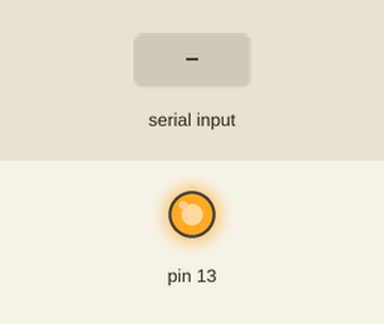
This sketch was run on a simulated Arduino Mega 2560, built with avr-gcc and run on an emulated ATmega2560. Parts: output pins drawn as LEDs (lit = HIGH). The inputs (shaded band) are chosen by the test bench.

Above: at 1.2 s.
1.3 s: "1" received over the second serial link
At 1.7 s:
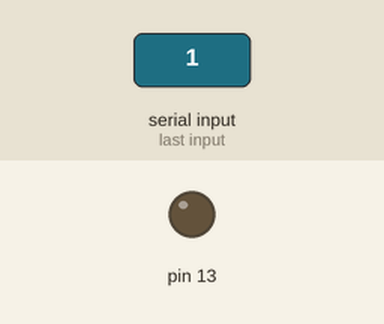
2.8 s: "0" received over the second serial link
At 4.0 s:
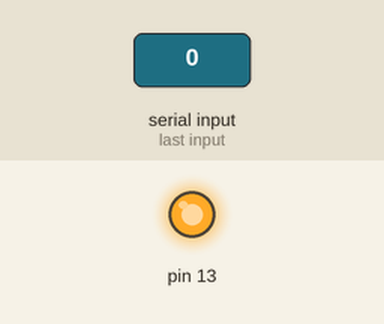
4.3 s: "2" received over the second serial link
At 5.4 s:
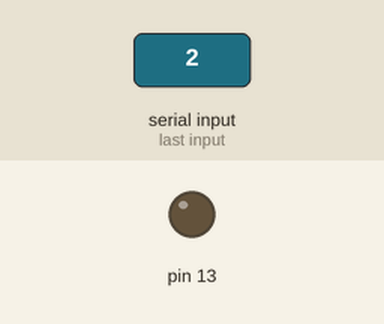
Timing chart, 0 to 7.3 s (numbered marks = the images above; inputs shaded):
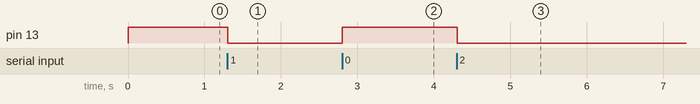

The sketch:

Xbee-Echo.ino
```cpp
//Use the #define statements below to "rename" the serial ports
//this should help better show where data is being received and sent.
#define Xbee Serial1

void setup() {
  //setup serial port connected to hard UART
  Xbee.begin(9600);

  //turn on the LED
  pinMode(13,OUTPUT);
  digitalWrite(13,HIGH);
}

boolean ledState = false;
void loop()
{

  //While things are on UART (coming from Xbee) send up to USB (PC)
  while (Xbee.available() > 0)
  {
    //read the byte from Xbee as character
    uint8_t c = Xbee.read();

    //send it back where it came from!
    Xbee.write(c);

    //change state of LED so we know something was received
    digitalWrite(13,ledState);

    //change state of LED
    ledState = !ledState;
  }

  //short delay so not to overload USB/Serial
  delay(10);

}
```

Measured:
- after the input at 1.3 s, pin 13: HIGH → LOW at once
- after the input at 2.8 s, pin 13: LOW → HIGH at once
- after the input at 4.3 s, pin 13: HIGH → LOW at once
